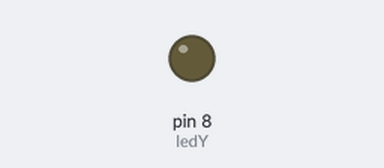
Simulated run of this sketch. Board: Arduino Uno, built with avr-gcc and run on an emulated ATmega328P. Shown: output pins drawn as LEDs (lit = HIGH).

Above: at 0.3 s.
At 13.4 s:
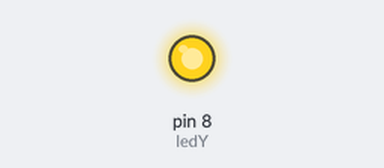
Timing chart, 0 to 15.6 s (numbered marks = the images above):
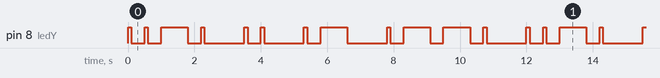

The sketch:

sketch_mar18a.ino
```cpp
char stringToMorseCode[] = "FIAP"; //String to be converted to Morse Code

int ledY = 8;
int dotLen = 100;
int dashLen = dotLen * 8;
int pause = dotLen * 4;
int letterpause = pause * 2;

//F . . _ .
//I . .
//A . _
//P . _ _ .

void setup() {
pinMode(ledY, OUTPUT);
}

void loop()
{
for (int i = 0; i < sizeof(stringToMorseCode) - 1; i++)
  {
    char tmpChar = stringToMorseCode[i];
    tmpChar = toUpperCase(tmpChar);
	GetChar(tmpChar);
  }
}

// Dot
void MorseDot(){
    digitalWrite(ledY, HIGH);
    delay(dotLen);
}

// Dash
void MorseDash(){
    digitalWrite(ledY, HIGH);
    delay(dashLen);
}

// Pause between dot and dash
void dotdashpause(){
    digitalWrite(ledY, LOW);
    delay(pause);
}

//Letters to Morse Code
void GetChar(char tmpChar)
{

switch (tmpChar)
{
case 'F':
  MorseDot();
  dotdashpause();
  MorseDot();
  dotdashpause();
  MorseDash();
  dotdashpause();
  MorseDot();
  dotdashpause();
break;

case 'I':
  MorseDot();
  dotdashpause();
  MorseDot();
  dotdashpause();
break;

case 'A':
  MorseDot();
  dotdashpause();
  MorseDash();
  dotdashpause();
break;

case 'P':
  MorseDot();
  dotdashpause();
  MorseDash();
  dotdashpause();
  MorseDash();
  dotdashpause();
  MorseDot();
  dotdashpause();
break;
    }
delay(letterpause);
}
```

Measured:
- by itself, pin 8 (ledY): moves between LOW and HIGH, repeating every 12.0 s
- by itself, everything shown: repeats every 12.0 s, in 24 steps
